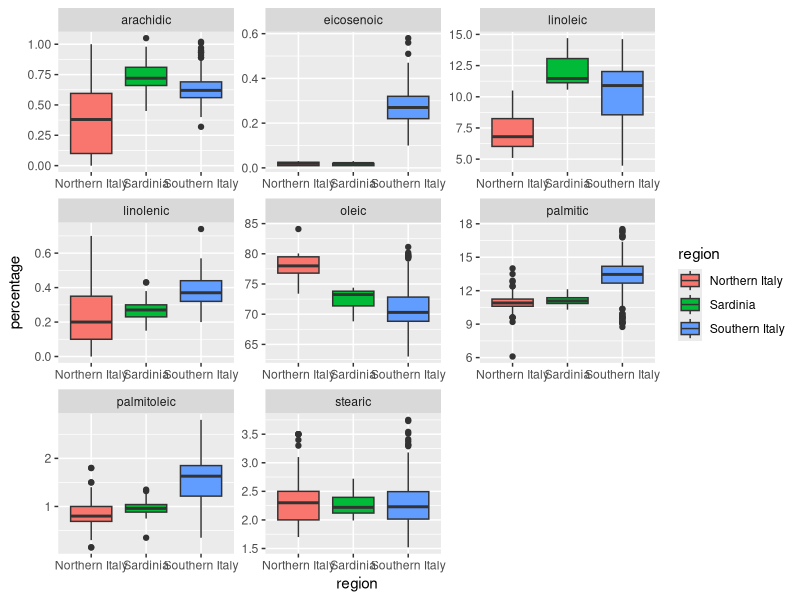
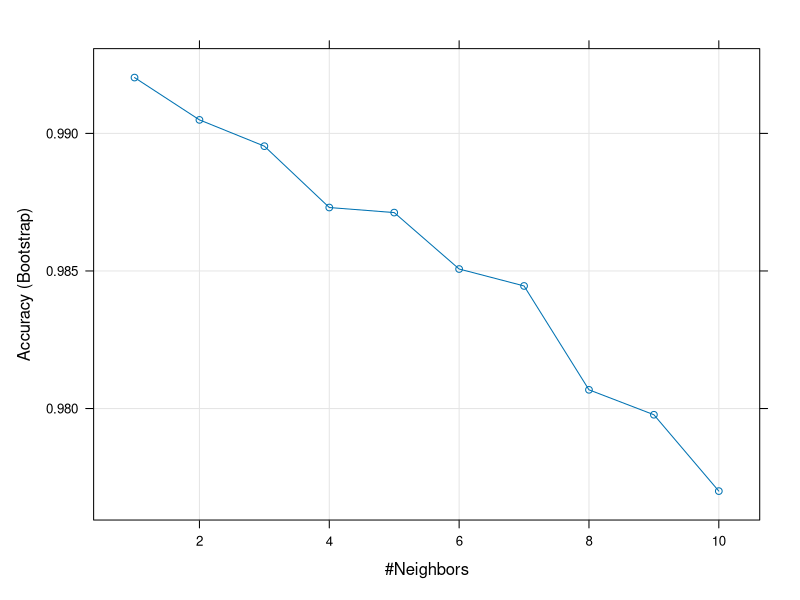
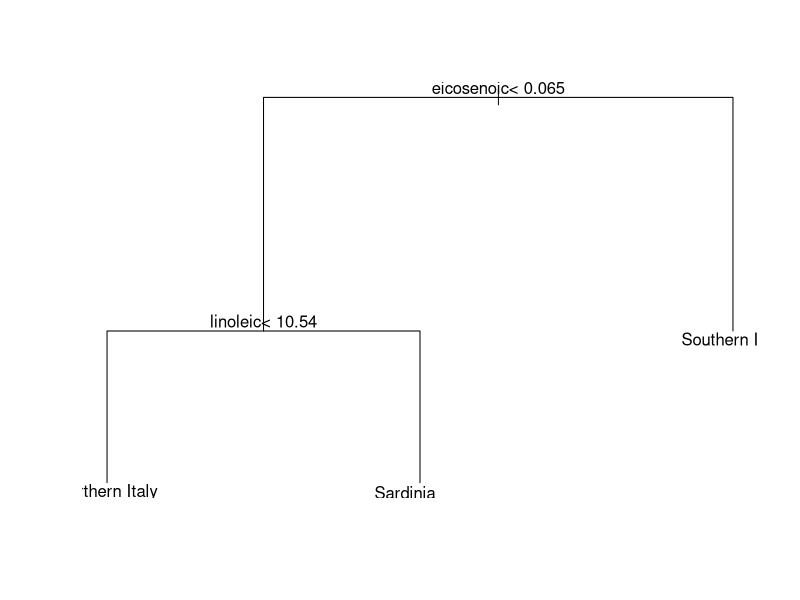
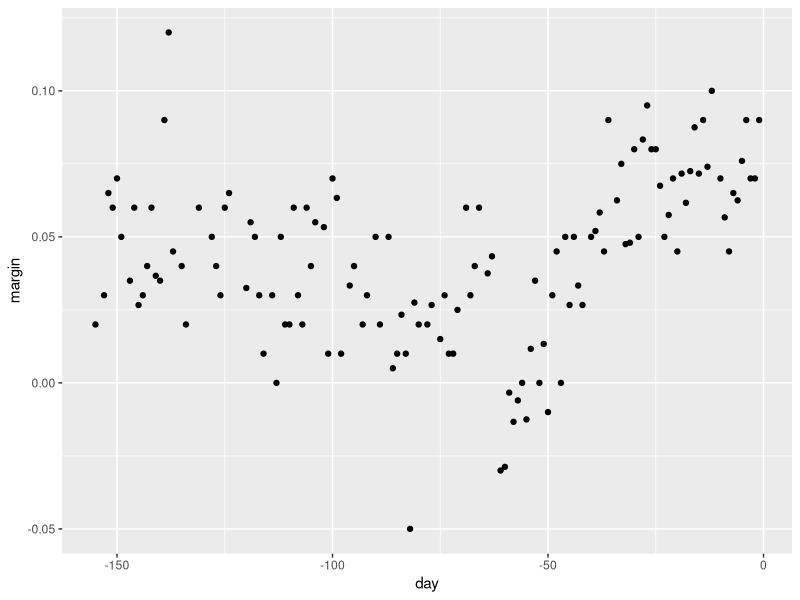
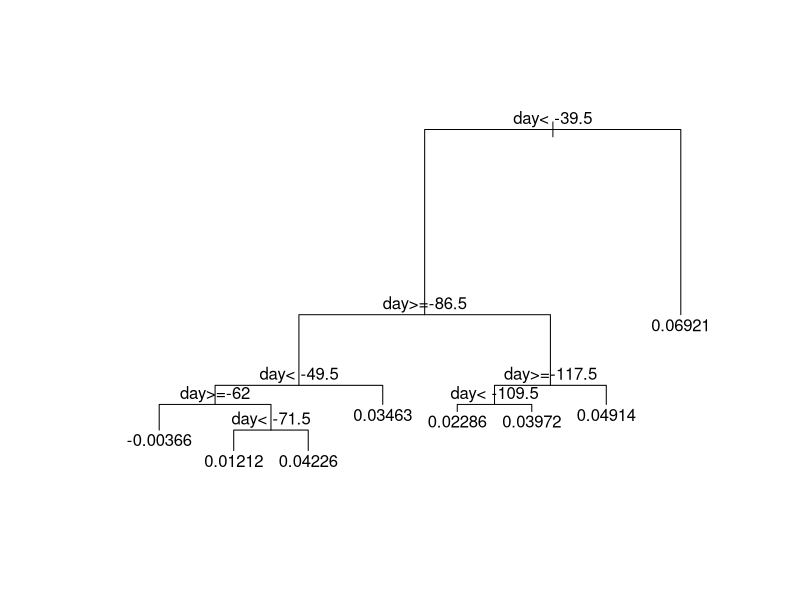
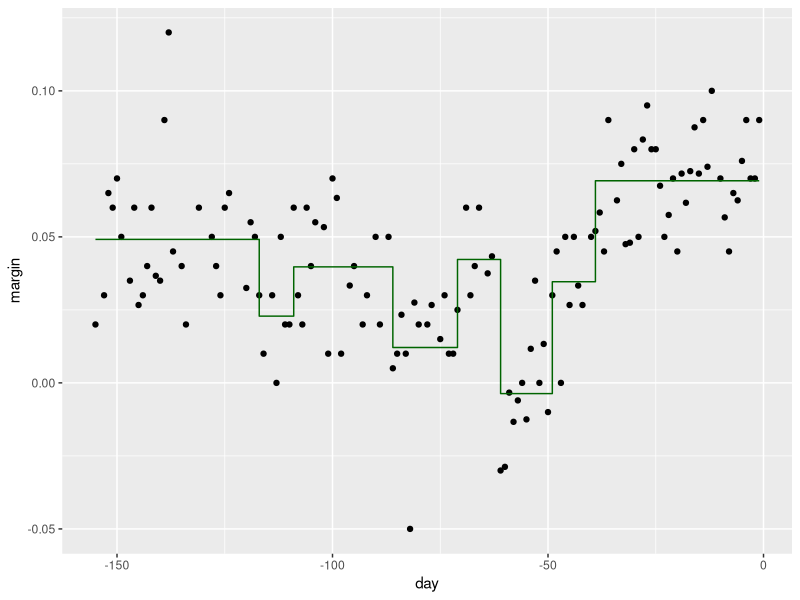

Write the R code that produced these figures, in order.
library(tidyverse)
library(dslabs)
data("olive")

head(olive)

olive %>% 
  select(-area) %>% 
  gather(fatty_acid, percentage, -region) %>% 
  ggplot(aes(x = region, y = percentage, fill = region)) + 
  # geom_point() + 
  facet_wrap(~fatty_acid, scale = "free") + 
  geom_boxplot()


## classification par kNN ?? 

library(caret)
fit <- train(region ~ ., method = "knn", data = olive,
             tuneGrid = data.frame(k = 1:10))

plot(fit)


library(rpart)


olive_fit_full <- rpart(region ~ . , data = select(olive, - area))

plot(olive_fit_full)
text(olive_fit_full)

data("polls_2008")

head(polls_2008)

polls_2008 %>% 
  ggplot(aes(x = day, y = margin)) + 
  geom_point()

poll_model <- rpart(margin ~ day, data = polls_2008)

plot(poll_model, margin = 0.1)
text(poll_model)

polls_2008 %>% 
  mutate(y_predicted = predict(poll_model)) %>% 
  ggplot(aes(x = day, y = margin)) + 
  geom_point() + 
  geom_step(aes(y = y_predicted), col = "darkgreen")
